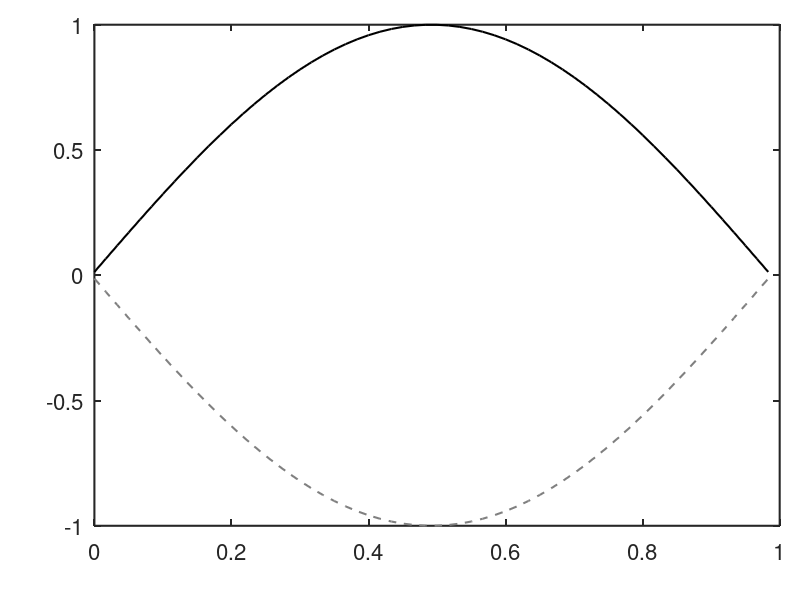

MATLAB code for this plot:
close all;
clear all;

figure('Position', [403 604 305 194])
gcaPos = [0.1180 0.1237 0.8566 0.8351];
width = 60;
range = (0:width-1)/width;
lW = 1.5;
bc = "ss";
if bc == "c"
    plot(range, hann(width), 'k', 'Linewidth', lW)
    hold on;
    plot(range, -hann(width), '--', 'color', [0.5, 0.5, 0.5], 'Linewidth', lW)
    
elseif bc == "ss"
    hannSS = 2*hann(width*2) - 1;
    hannSS = hannSS(hannSS >= 0);
    plot(range, hannSS, 'k', 'Linewidth', lW)
    hold on;
    plot(range, -hannSS, '--', 'color', [0.5, 0.5, 0.5], 'Linewidth', lW)
    
elseif bc == "f"
    hannSS = 2*hann(width*2) - 1;
    hannSS = hannSS(hannSS >= 0);

    plot(range, hannSS * 2 - 1 , 'k', 'Linewidth', lW)
    hold on;
    plot(range, -hannSS * 2 + 1, '--', 'color', [0.5, 0.5, 0.5], 'Linewidth', lW)
    
end

set(gca, 'Linewidth', lW, 'Position', gcaPos, 'Fontsize', 16)
set(gcf, 'color', 'w')
